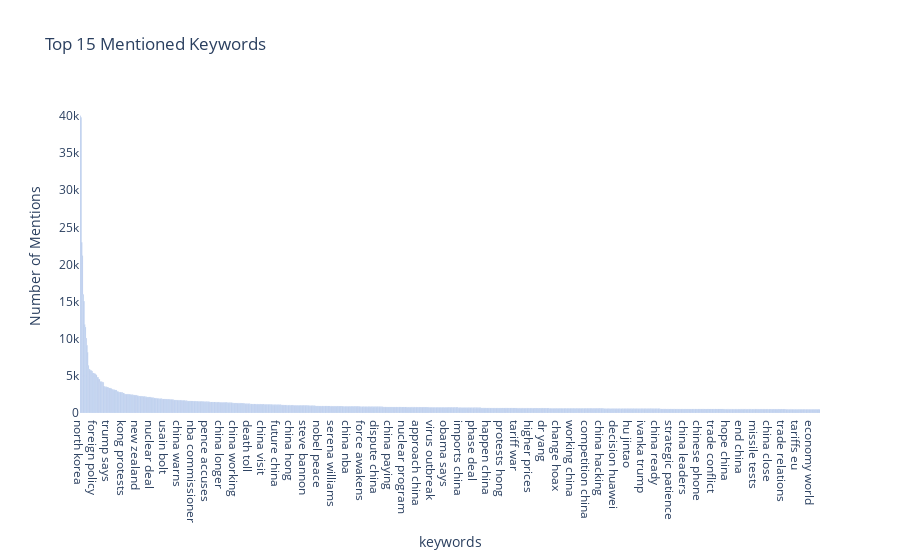

Source (notebook cell):
### Markdown cell above
Plot for top 1000 keywords.

### Code cell
import plotly.express as px
fg = px.bar(
    temp.iloc[:1000],
    y="counts",
    x="keywords",
    #color="keywords",
    color_discrete_sequence=px.colors.qualitative.G10,
    opacity=0.8,
    title="Top 15 Mentioned Keywords",
    labels={"counts": "Number of Mentions"})

fg.update_layout({
    'plot_bgcolor': 'rgba(0, 0, 0, 0)',
    'paper_bgcolor': 'rgba(0, 0, 0, 0)',
    'showlegend': False
})
fg.show()
#fg.write_html("keyword_top1000.html")

### Figure 1 — Plotly figure (JSON) as saved in the notebook; plotly's stock layout.template omitted (floating-point values rounded to 4 significant figures; data arrays with more than 128 entries replaced by an {"elided": "..."} marker saying what was removed)
{"data": [{"alignmentgroup": "True", "hovertemplate": "keywords=%{x}<br>Number of Mentions=%{y}<extra></extra>", "legendgroup": "", "marker": {"color": "#3366CC", "opacity": 0.8, "pattern": {"shape": ""}}, "name": "", "offsetgroup": "", "orientation": "v", "showlegend": false, "textposition": "auto", "type": "bar", "x": {"elided": "1000 str values"}, "xaxis": "x", "y": {"elided": "1000 int values"}, "yaxis": "y"}], "layout": {"barmode": "relative", "legend": {"tracegroupgap": 0}, "paper_bgcolor": "rgba(0, 0, 0, 0)", "plot_bgcolor": "rgba(0, 0, 0, 0)", "showlegend": false, "title": {"text": "Top 15 Mentioned Keywords"}, "xaxis": {"anchor": "y", "domain": [0, 1], "title": {"text": "keywords"}}, "yaxis": {"anchor": "x", "domain": [0, 1], "title": {"text": "Number of Mentions"}}}}
